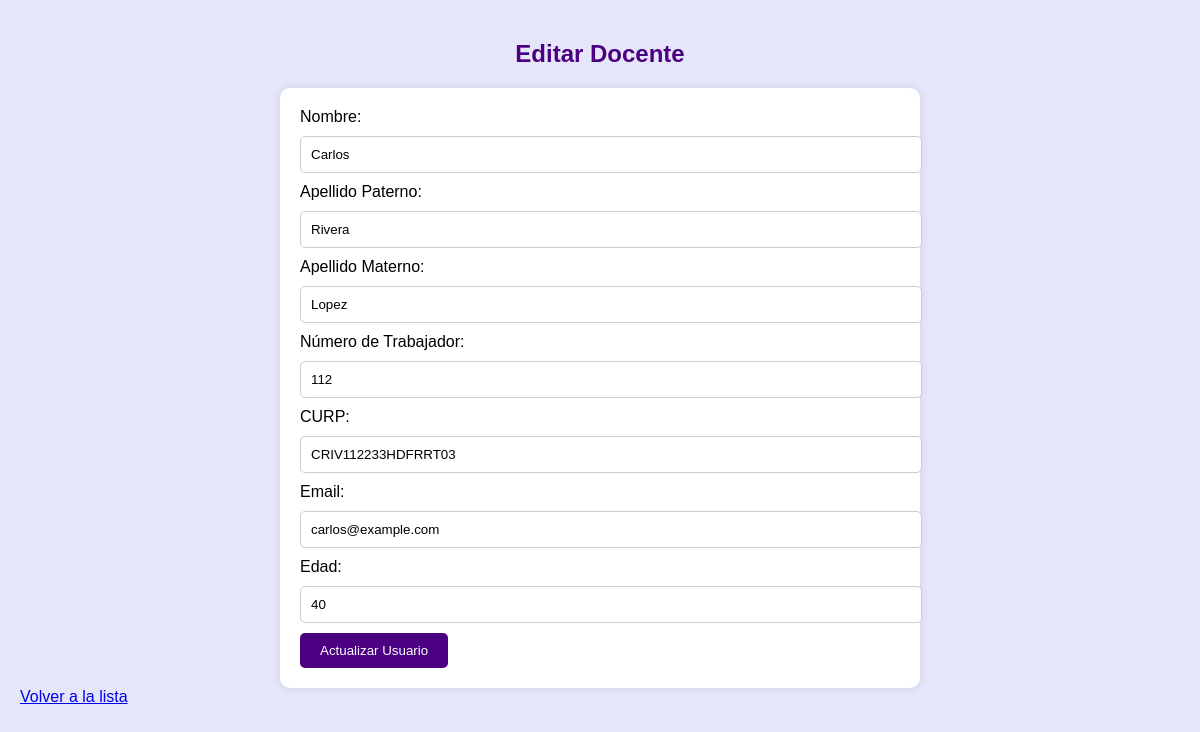
The app's page /editar.php?id=3 with its own data.
### tables this page shows
CREATE TABLE IF NOT EXISTS `docente` (
  `id` int NOT NULL AUTO_INCREMENT,
  `nombre` varchar(15) NOT NULL,
  `apellido_paterno` char(10) NOT NULL,
  `apellido_materno` char(10) NOT NULL,
  `numero` char(3) NOT NULL,
  `curp` char(18) NOT NULL,
  `email` varchar(40) NOT NULL,
  `edad` int NOT NULL,
  PRIMARY KEY (`id`)
);

### editar.php (the view, shortened to what this page needs)
<?php
$servername = "localhost";
$username = "root";
$password = "";
$database = "mi_base_de_datos";
$conn = new mysqli($servername, $username, $password, $database);
if (isset($_GET["id"])) {
    $id = $conn->real_escape_string($_GET["id"]);
    $sql = "SELECT nombre, apellido_paterno, apellido_materno, numero, curp, email, edad FROM docente WHERE id='$id'";
    $result = $conn->query($sql);
    if ($result->num_rows > 0) {
        $row = $result->fetch_assoc();
        $nombre = $row["nombre"];
        $apellido_paterno = $row["apellido_paterno"];
        $apellido_materno = $row["apellido_materno"];
        $numero = $row["numero"];
        $curp = $row["curp"];
        $email = $row["email"];
        $edad = $row["edad"];
    } else {
        $errorMessage = "Usuario no encontrado";
    }
} else {
    $errorMessage = "ID de usuario no especificado";
}
?>
<!DOCTYPE html>
<html>
<head>
</head>
<body>
<h2>Editar Docente</h2>
<div class="form-container">
<form action="editar.php" method="post">
    Nombre: <input type="text" name="nombre" value="<?php echo htmlspecialchars($nombre); ?>" maxlength="20" required><br>
    Apellido Paterno: <input type="text" name="apellido_paterno" value="<?php echo htmlspecialchars($apellido_paterno); ?>" maxlength="10" required><br>
    Apellido Materno: <input type="text" name="apellido_materno" value="<?php echo htmlspecialchars($apellido_materno); ?>" maxlength="15" required><br>
    Número de Trabajador: <input type="text" name="numero" value="<?php echo htmlspecialchars($numero); ?>" maxlength="3" required><br>
    CURP: <input type="text" name="curp" value="<?php echo htmlspecialchars($curp); ?>" maxlength="18" required><br>
    Email: <input type="email" name="email" value="<?php echo htmlspecialchars($email); ?>" maxlength="40" required><br>
    Edad: <input type="number" name="edad" value="<?php echo htmlspecialchars($edad); ?>" max="99" required><br>
    <input type="submit" name="editar" value="Actualizar Usuario">
</form>
</div>
<a class="btn" href="index.php">Volver a la lista</a>
</body>
</html>

### editar.php (style rules this page uses)
body { background-color: #E6E6FA; font-family: Arial, sans-serif; margin: 0; padding: 20px; }
h2 { text-align: center; color: #4B0082; }
.form-container { max-width: 600px; margin: auto; background-color: #fff; padding: 20px; border-radius: 10px; box-shadow: 0 0 10px rgba(0, 0, 0, 0.1); }
.form-container input[type="text"], .form-container input[type="email"], .form-container input[type="number"] { width: 100%; padding: 10px; margin: 10px 0; border: 1px solid #ccc; border-radius: 5px; }
.form-container input[type="submit"] { background-color: #4B0082; color: white; padding: 10px 20px; border: none; border-radius: 5px; cursor: pointer; }

### records on screen
docente: nombre "Carlos", apellido_paterno "Rivera", apellido_materno "Lopez", numero "112", curp "CRIV112233HDFRRT03", email "carlos@example.com", edad "40"
